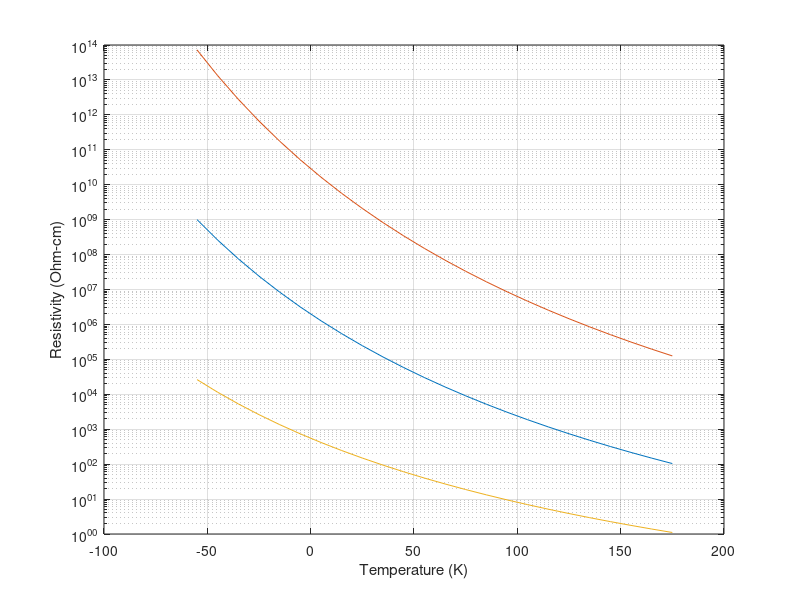

Recreate this plot in MATLAB.
% Lisa Jacklin
%EE 333
% 9/6/2022
% Homework 1.9

% Calculate and Plot Carrier Density for Intrinsic Semiconductors
%code from demo!
% Boltzmann's Constant (eV/K)
    k=1.38e-23 / 1.6e-19;
% Energy Gaps (eV)
    Eg_Si   = 1.1;
    Eg_Ge   = 1.4;
    Eg_GaAs = 0.66;
% Constants for Saha Equation (cm-3 K-1.5)
    B_Si   = 5.23e15;
    B_Ge   = 2.10e14;
    B_GaAs = 1.66e15;
% Create Temperature Array
%temperature here is in Kelvin. need celsius
   % Temp = 200:10:500;
   Temp = -55:10:175; %should give Celsius array
% Calculate Carrier Densities
%in each of these equations, I change the temperature to Kelvin
    n_Si   = B_Si   * (Temp+273.15).^1.5 .* exp(-Eg_Si   ./ (2*k*(Temp+273.15)));
    n_Ge   = B_Ge   * (Temp+273.15).^1.5 .* exp(-Eg_Ge   ./ (2*k*(Temp+273.15)));
    n_GaAs = B_GaAs * (Temp+273.15).^1.5 .* exp(-Eg_GaAs ./ (2*k*(Temp+273.15)));
%resistivity calculations!
    R_Si = 1./(1.602e-19*n_Si*1830);
    R_Ge = 1./(1.602e-19*n_Ge*1830);
    R_GaAs = 1./(1.602e-19*n_GaAs*1830);
% Create Plots
    semilogy(Temp,R_Si,Temp,R_Ge,Temp,R_GaAs)
    xlabel('Temperature (K)')
    ylabel('Resistivity (Ohm-cm)')
    grid